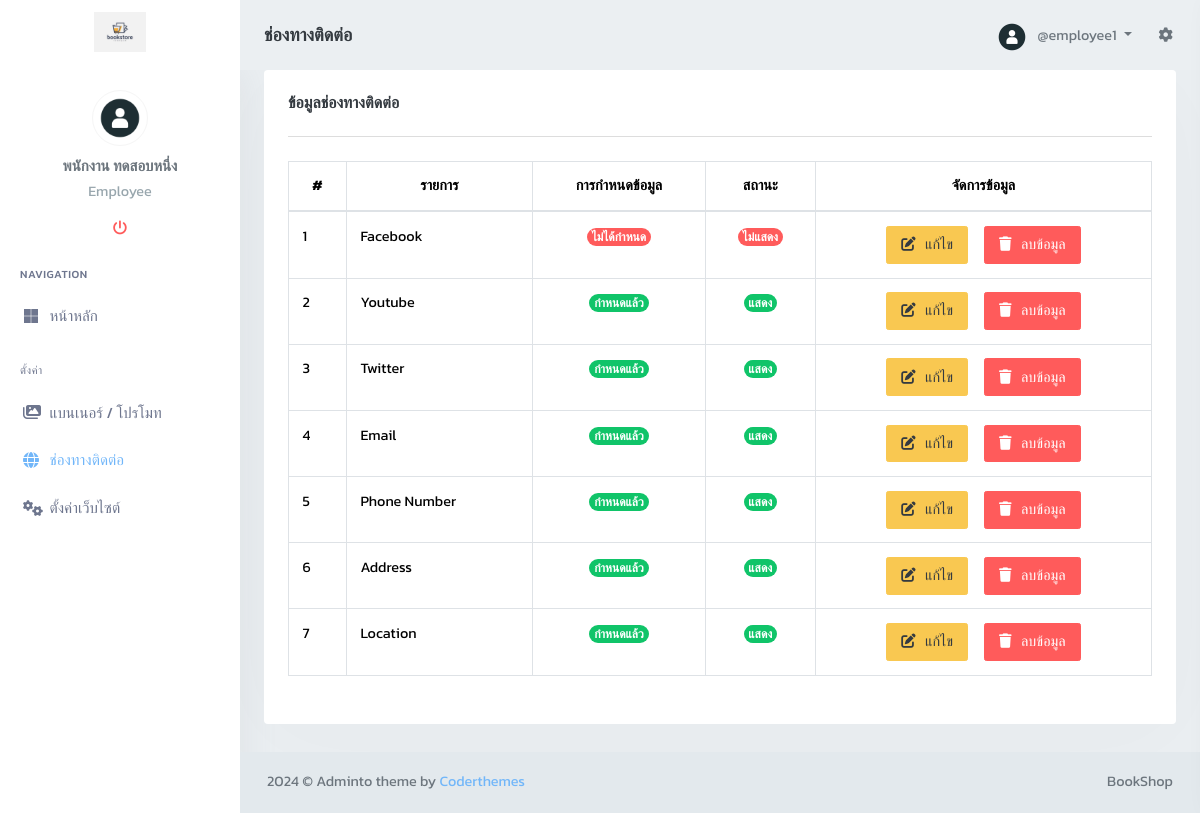
/admin/contact_show (signed in), run on the app's committed database.
### tables this page shows
CREATE TABLE `bs_employees` (
  `emp_id` int(11) NOT NULL COMMENT 'รหัสพนักงาน',
  `emp_profile` varchar(100) NOT NULL COMMENT 'โปรไฟล์',
  `emp_fname` varchar(50) NOT NULL COMMENT 'ชื่ิอ',
  `emp_lname` varchar(50) NOT NULL COMMENT 'นามสกุล',
  `emp_username` varchar(50) NOT NULL COMMENT 'ชื่อผู้ใช้',
  `emp_password` varchar(255) NOT NULL COMMENT 'รหัสผ่าน',
  `emp_email` varchar(100) NOT NULL COMMENT 'อีเมล',
  `emp_status` tinyint(1) NOT NULL DEFAULT 1 COMMENT 'สถานะ 1 = ใช้งานได้, 0 = บล็อค',
  `emp_time_create` timestamp NOT NULL DEFAULT current_timestamp() COMMENT 'วัน เวลาสร้าง',
  `emp_time_update` timestamp NOT NULL DEFAULT current_timestamp() ON UPDATE current_timestamp() COMMENT 'วัน เวลาแก้ไข'
);

CREATE TABLE `bs_settings_website` (
  `st_id` int(11) NOT NULL COMMENT 'รหัสรายการตั้งค่า',
  `st_name` varchar(100) NOT NULL COMMENT 'รายการตั้งค่า',
  `st_detail` text DEFAULT NULL COMMENT 'รายละเอียดการตั้งค่า',
  `st_status` tinyint(1) NOT NULL DEFAULT 1 COMMENT 'สถานะ 1 = แสดง, 0 = ไม่แสดง',
  `st_time` timestamp NOT NULL DEFAULT current_timestamp() ON UPDATE current_timestamp() COMMENT 'วัน เวลา'
);

CREATE TABLE `bs_contacts` (
  `ct_id` int(11) NOT NULL COMMENT 'รหัสช่องทางติดต่อ',
  `ct_name` varchar(100) NOT NULL COMMENT 'ชื่อช่องทางติดต่อ',
  `ct_detail` text DEFAULT NULL COMMENT 'รายละเอียดช่องทางติดต่อ',
  `ct_name_link` varchar(100) DEFAULT NULL COMMENT 'ชื่อแทน Link',
  `ct_status` tinyint(1) NOT NULL DEFAULT 0 COMMENT 'สถานะ 1 = แสดง, 0 = ไม่แสดง',
  `ct_time` timestamp NOT NULL DEFAULT current_timestamp() ON UPDATE current_timestamp() COMMENT 'วัน เวลา'
);

### db/controller/BaseController.php (called while the page is built, shortened)
<?php
require_once(__DIR__ . '/../../includes/functions.php');
class BaseController
{
    public function __construct($conn)
    {
        $this->db = $conn;
    }
}

### db/controller/LoginController.php (called while the page is built, shortened)
<?php
class LoginController extends BaseController
{
    function useLoginEmployees($empId)
    {
        try {
            $sql = "SELECT
                        bs_employees.emp_id,
                        bs_employees.emp_profile,
                        bs_employees.emp_fname,
                        bs_employees.emp_lname,
                        bs_employees.emp_username,
                        bs_employees.emp_status,
                        GROUP_CONCAT(bs_employees_authority_type.eat_id) AS authority
                    FROM bs_employees
                    JOIN bs_employees_authority ON bs_employees.emp_id = bs_employees_authority.emp_id
                    JOIN bs_employees_authority_type ON bs_employees_authority.eat_id = bs_employees_authority_type.eat_id
                    WHERE bs_employees.emp_id = :emp_id AND bs_employees.emp_status = 1
                    GROUP BY bs_employees.emp_id";
            $stmt = $this->db->prepare($sql);
            $stmt->bindParam(':emp_id', $empId);
            $stmt->execute();
            return $stmt->fetch(PDO::FETCH_ASSOC);
        } catch (PDOException $e) {
            echo "<hr>Error in useLoginEmployees : " . $e->getMessage();
            return false;
        }
    }
}

### db/controller/SettingWebsiteController.php (called while the page is built, shortened)
<?php
class SettingWebsiteController extends BaseController
{
    function useSettingsWebsite()
    {
        try {
            $sql = "SELECT st_id, st_name, st_detail
                        FROM bs_settings_website
                        WHERE st_status = 1 AND st_detail IS NOT NULL AND st_detail != '' ";
            $stmt = $this->db->prepare($sql);
            $stmt->execute();
            return $stmt->fetchAll(PDO::FETCH_ASSOC);
        } catch (PDOException $e) {
            echo "<hr>Error in getSettingsWebsite : " . $e->getMessage();
            return false;
        }
    }
}

### db/controller/ContactController.php (called while the page is built, shortened)
<?php
class ContactController extends BaseController
{
    function getContact()
    {
        try {
            $sql = "SELECT * FROM bs_contacts";
            $stmt = $this->db->prepare($sql);
            $stmt->execute();
            $result = $stmt->fetchAll(PDO::FETCH_ASSOC);
            return $result;
        } catch (PDOException $e) {
            echo "<hr>Error in getContact : " . $e->getMessage();
            return false;
        }
    }
}

### includes/salt.php (called while the page is built)
<?php
$salt1 = "Adisak Khongsuk1564498495";
$salt2 = "1358742356956837538873684";

### includes/functions.php (called while the page is built, shortened)
<?php
function encodeBase64ID($originalId, $salt1, $salt2)
{
    $saltedId = $salt1 . $originalId . $salt2;
    return base64_encode($saltedId);
}

### admin/contact_show.php (the view, shortened to what this page needs)
<?php
$titlePage = "ช่องทางติดต่อ";
require_once("../db/connectdb.php");
require_once("../includes/salt.php");
require_once("../includes/functions.php");
require_once("../db/controller/ContactController.php");
require_once('../db/controller/LoginController.php');
$ContactController = new ContactController($conn);
$contacts = $ContactController->getContact();
?>
<!DOCTYPE html>
<html lang="en">
<head>
    <?php require_once('layouts/head.php') ?>
</head>
<body class="loading" data-layout-color="light" data-layout-mode="default" data-layout-size="fluid" data-topbar-color="light" data-leftbar-position="fixed" data-leftbar-color="light" data-leftbar-size='default' data-sidebar-user='true'>
    <div id="wrapper">
        <?php require_once('layouts/nav_topbar.php') ?>
        <?php require_once('layouts/nav_leftbar.php') ?>
        <div class="content-page">
            <div class="content">
                <div class="container-fluid">
                    <div class="row">
                        <div class="col-12">
                            <div class="card">
                                <div class="card-body">
                                    <h4 class="mt-0 header-title">ข้อมูลช่องทางติดต่อ</h4>
                                    <hr>
                                    <?php if ($contacts) { ?>
                                        <table id="MyTable" class="table  table-bordered table-hover dt-responsive table-responsive nowrap w-100">
                                            <thead>
                                                <tr>
                                                    <th class="text-center">#</th>
                                                    <th class="text-center">รายการ</th>
                                                    <th class="text-center">การกำหนดข้อมูล</th>
                                                    <th class="text-center">สถานะ</th>
                                                    <th class="text-center">จัดการข้อมูล</th>
                                                </tr>
                                            </thead>
                                            <tbody>
                                                <?php foreach ($contacts as $row) { ?>
                                                    <tr>
                                                        <td class="text-start"><?php echo $row['ct_id']; ?></td>
                                                        <td class="text-start"><?php echo $row['ct_name']; ?></td>
                                                        <td class="text-center">
                                                            <?php if (empty($row['ct_detail'])) { ?>
                                                                <span class="badge rounded-pill bg-danger fs-6">ไม่ได้กำหนด</span>
                                                            <?php } else { ?>
                                                                <span class="badge rounded-pill bg-success fs-6">กำหนดแล้ว</span>
                                                            <?php } ?>
                                                        </td>
                                                        <td class="text-center">
                                                            <?php if ($row['ct_status'] == 1) { ?>
                                                                <span class="badge rounded-pill bg-success fs-6">แสดง</span>
                                                            <?php } else { ?>
                                                                <span class="badge rounded-pill bg-danger fs-6">ไม่แสดง</span>
                                                            <?php } ?>
                                                        </td>
                                                        <td class="text-center">
                                                            <?php
                                                            $originalId = $row["ct_id"];
                                                            $base64Encoded   = encodeBase64ID($originalId, $salt1, $salt2);
                                                            ?>
                                                            <a href="contact_edit_form?id=<?php echo $base64Encoded ?>" class="btn btn-warning">
                                                                <i class="fa-solid fa-pen-to-square me-1"></i>
                                                                <span>แก้ไข</span>
                                                            </a>
                                                            <a href="contact_del_form?id=<?php echo $base64Encoded ?>" class="btn btn-danger ms-2">
                                                                <i class="fa-solid fa-trash me-1"></i>
                                                                <span>ลบข้อมูล</span>
                                                            </a>
                                                        </td>
                                                    </tr>
                                                <?php } ?>
                                            </tbody>
                                        </table>
                                    <?php } else { ?>
                                        <?php require_once("./includes/no_information.php") ?>
                                    <?php } ?>
                                </div>
                            </div>
                        </div>
                    </div>
                </div>
            </div>
            <?php require_once('layouts/nav_footer.php') ?>
    </div>
</body>
</html>

### admin/layouts/nav_topbar.php (shortened to what this page needs)
<?php
require_once(__DIR__ . '/../../db/connectdb.php');
require_once(__DIR__ . '/../../db/controller/LoginController.php');
$LoginController = new LoginController($conn);
$empId = $_SESSION['emp_id'];
$useLoginEmployee = $LoginController->useLoginEmployees($empId);
?>
<div class="navbar-custom">
    <ul class="list-unstyled topnav-menu float-end mb-0">
        <li class="dropdown notification-list topbar-dropdown">
            <a class="nav-link dropdown-toggle nav-user me-0 waves-effect waves-light" data-bs-toggle="dropdown" href="#" role="button" aria-haspopup="false" aria-expanded="false">
                <?php if (empty($useLoginEmployee['emp_profile'])) { ?>
                    <img src="../uploads/img_employees/default.png" alt="user-image" class="rounded-circle">
                <?php } else { ?>
                    <img src="../uploads/img_employees/<?php echo $useLoginEmployee['emp_profile'] ?>" alt="user-image" class="rounded-circle">
                <?php } ?>
                <span class="pro-user-name ms-1">
                    <?php echo "@" . $useLoginEmployee['emp_username'] ?>
                </span>
            </a>
        </li>
        <li class="dropdown notification-list">
            <a href="javascript:void(0);" class="nav-link right-bar-toggle waves-effect waves-light">
                <i class="fa-solid fa-gear"></i>
            </a>
        </li>
    </ul>
    <div class="logo-box">
        <?php
        foreach ($settingsWebsite as $setting) {
            if ($setting['st_id'] == 3) {
                $logoDetail = $setting['st_detail'];
                echo '
                            <a href="index" class="d-flex justify-content-center mt-2">
                                <span class="logo-lg">
                                    <img class="img-fluid" style="max-height:40px" src="../uploads/img_web_setting/' . $logoDetail . '" alt="">
                                </span>
                            </a>
                        ';
                break;
            }
        }
        ?>
    </div>
    <ul class="list-unstyled topnav-menu topnav-menu-left mb-0">
        <li>
            <h4 class="page-title-main"><?php echo $titlePage ?></h4>
        </li>
    </ul>
</div>

### admin/layouts/nav_leftbar.php (shortened to what this page needs)
<div class="left-side-menu">
    <div class="h-100" data-simplebar>
        <div class="user-box text-center">
            <?php if (empty($useLoginEmployee['emp_profile'])) { ?>
                <img src="../uploads/img_employees/default.png ?>" alt="user-img" title="Mat Helme" class="rounded-circle img-thumbnail avatar-md">
            <?php } else { ?>
                <img src="../uploads/img_employees/<?php echo $useLoginEmployee['emp_profile'] ?>" alt="user-img" title="Mat Helme" class="rounded-circle img-thumbnail avatar-md">
            <?php } ?>
            <div class="dropdown">
                <a href="" class="user-name h5 mt-2 mb-1 d-block"><?php echo $useLoginEmployee['emp_fname'] . " " . $useLoginEmployee['emp_lname']; ?></a>
            </div>
            <p class="text-muted left-user-info">
                <?php
                $roleMap = [
                    1 => 'super Admin',
                    2 => 'Owner',
                    3 => 'Admin',
                    4 => 'Accounting',
                    5 => 'Sale',
                    6 => 'Employee'
                ];
                $authorities = explode(',', $useLoginEmployee['authority']);
                $roles = array_map(function ($authority) use ($roleMap) {
                    return $roleMap[$authority];
                }, $authorities);
                echo implode('<br> ', $roles);
                ?>
            </p>
            <ul class="list-inline">
                <li class="list-inline-item">
                    <a href="logout" onclick="confirmLogout(event)">
                        <i class="fa-solid fa-power-off text-danger"></i>
                    </a>
                </li>
            </ul>
        </div>
        <div id="sidebar-menu">
            <ul id="side-menu">
                <li class="menu-title">Navigation</li>
                <li>
                    <a href="index">
                        <i class="fa-brands fa-microsoft"></i>
                        <span> หน้าหลัก</span>
                    </a>
                </li>
                <?php
                $authority = $useLoginEmployee['authority'];
                if (in_array(6, str_split($authority))) {
                    echo '
                     <li class="menu-title mt-2">ตั้งค่า</li>
                     <li>
                        <a href="banner_show">
                            <i class="fa-solid fa-images"></i>
                            <span>แบนเนอร์ / โปรโมท</span>
                        </a>
                    </li>
                    <li>
                        <a href="contact_show">
                            <i class="fa-solid fa-globe"></i>
                            <span>ช่องทางติดต่อ</span>
                        </a>
                    </li>
                    <li>
                        <a href="setting_website_show">
                            <i class="fa-solid fa-gears"></i>
                            <span>ตั้งค่าเว็บไซต์</span>
                        </a>
                    </li>
                    ';
                }
                ?>
            </ul>
        </div>
    </div>
</div>
</div>

### admin/layouts/nav_footer.php (shortened to what this page needs)
<footer class="footer">
    <div class="container-fluid">
        <div class="row">
            <div class="col-md-6">
                 &copy; Adminto theme by <a href="">Coderthemes</a>
            </div>
            <div class="col-md-6">
                <div class="text-md-end footer-links d-none d-sm-block">
                    <a href=""><?php echo $websiteName ?></a>
                </div>
            </div>
        </div>
    </div>
</footer>

### admin/assets/css/style.css (style rules this page uses)
* { font-family: "Kanit", sans-serif ; }

### data on the page
bs_employees: emp_profile (picture), emp_username "employee1", emp_fname "พนักงาน", emp_lname "ทดสอบหนึ่ง"
bs_settings_website: st_detail (picture)
bs_contacts: ct_id "1", ct_name "Facebook", shows "ไม่ได้กำหนด", ct_status "ไม่แสดง"
bs_contacts: ct_id "2", ct_name "Youtube", shows "กำหนดแล้ว", ct_status "แสดง"
bs_contacts: ct_id "3", ct_name "Twitter", ct_detail "กำหนดแล้ว", ct_status "แสดง"
bs_contacts: ct_id "4", ct_name "Email", shows "กำหนดแล้ว", ct_status "แสดง"
bs_contacts: ct_id "5", ct_name "Phone Number", ct_detail "กำหนดแล้ว", ct_status "แสดง"
bs_contacts: ct_id "6", ct_name "Address", ct_detail "กำหนดแล้ว", ct_status "แสดง"
bs_contacts: ct_id "7", ct_name "Location", shows "กำหนดแล้ว", ct_status "แสดง"
bs_settings_website: st_detail "BookShop"

### other printed values
$titlePage "ช่องทางติดต่อ"
implode('<br> ', $roles) "Employee"
